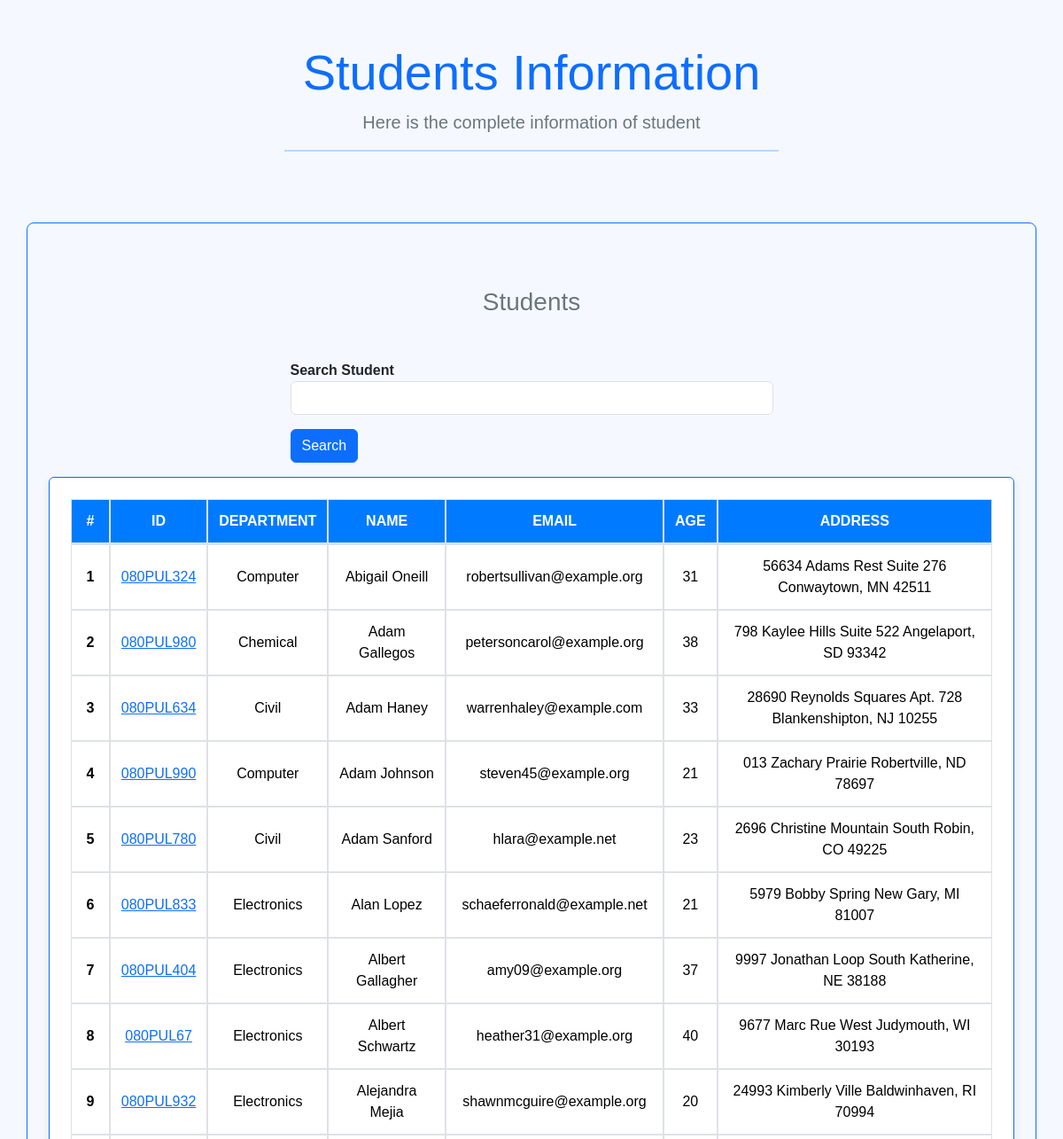
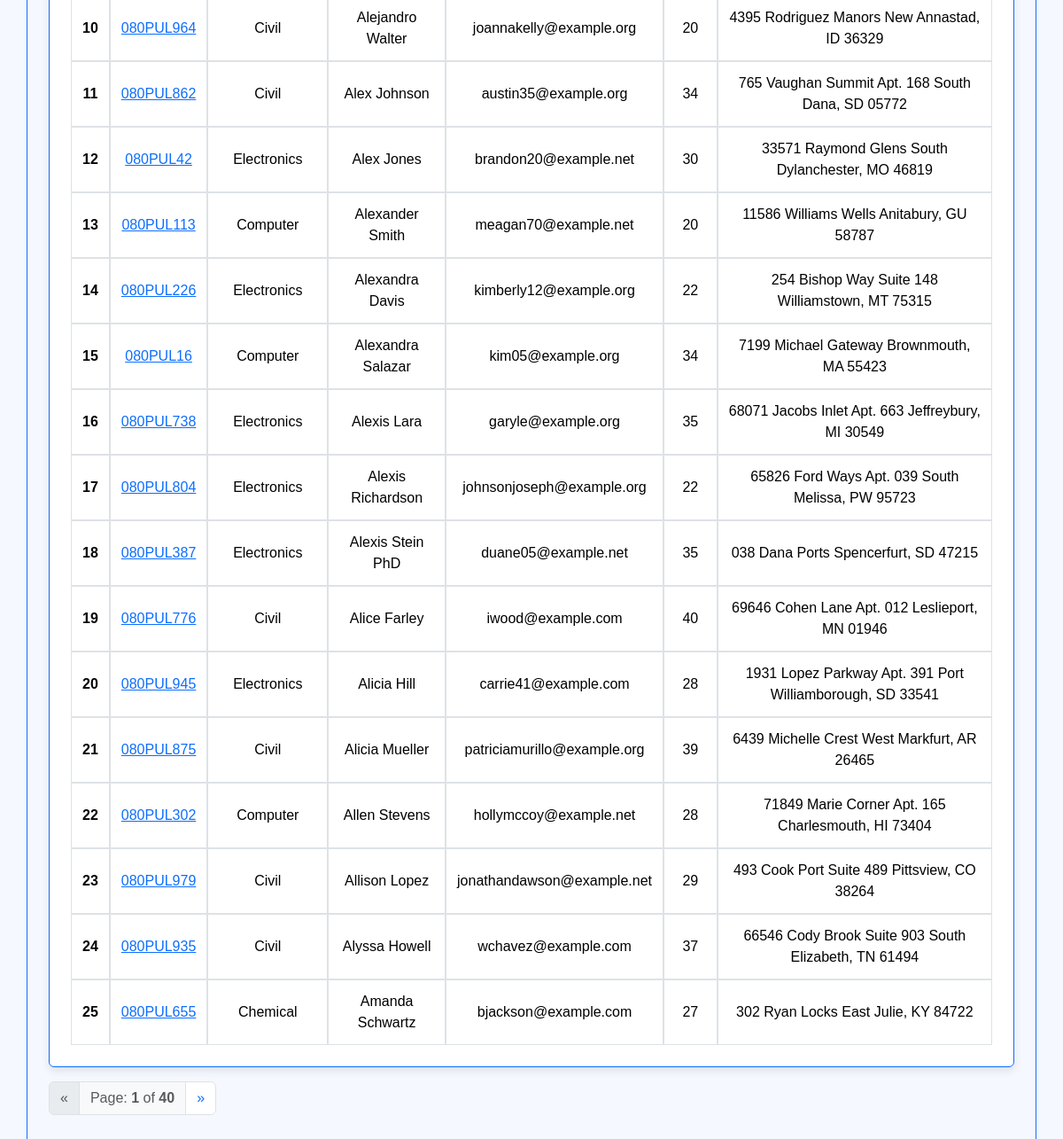
The page /students/ on the database its author committed (2 pictures, top to bottom).
### student/models.py (models this page shows, shortened)
class Student(models.Model):
    department  = models.ForeignKey(Department, related_name="depart", on_delete= models.CASCADE)
    student_id  = models.OneToOneField(StudentID, related_name= "studentid", on_delete= models.CASCADE)
    student_name = models.CharField(max_length= 100)
    student_email = models.EmailField(unique= True)
    student_age = models.IntegerField(default= 18)
    student_address = models.TextField()
    class Meta:
        ordering = ['student_name']
        verbose_name = "student"

class StudentID(models.Model):
    student_id = models.CharField(max_length= 100)
    def __str__(self):
        return self.student_id

class Department (models.Model):
    department = models.CharField(max_length = 100)
    def __str__(self):
        return self.department
    class Meta:
        ordering = ['department']

### student/views.py (the view, shortened to what this page needs)
# urls.py: path("students/", get_student, name="get_students"),
def get_student(request):
    queryset = Student.objects.all()
    search = request.GET.get('search', '')
    paginator = Paginator(queryset, 25)
    page_number = request.GET.get("page", 1)
    page_obj = paginator.get_page(page_number)
    page_list = []
    for num in range(1,page_obj.paginator.num_pages + 1):
        page_list.append(num)
    temp = (int(page_number) - 1) * 25 + 1
    count_list = []
    for num in range(temp, (int(page_number) * 25) + 1 ):
        count_list.append(num)
    zipped_list = zip(queryset,count_list)
    return render(request, 'student.html', {'queryset' : page_obj, 'page_list': page_list, 'search_query' : search, 'zipped_list' : zipped_list, 'page_number': int(page_number)} )

### student/templates/student.html (shortened to what this page needs)
{% extends "base.html" %}
{% block start%}
    <body style="background-color: #f5f9ff; font-family: 'Arial', sans-serif;">
        <div class="container text-center py-5">
            <h1 class="display-4 text-primary">Students Information</h1>
            <p class="lead text-secondary">Here is the complete information of student</p>
            <hr class="w-50 mx-auto" style="border-top: 2px solid #007bff;">
        </div>
        <div class = "container border border-primary rounded-3 p-4 mt-3" style="border-width: 5px;">
        <div class="mt-5">
            <h3 class="text-center text-secondary">Students</h3>
            <div class = "mt-5">
                <div class="mx-auto col-6">
                    <form>
                    <div class="form-group mb-3">
                        <label for="SearchBar" class="fw-bold text-dark">Search Student</label>
                        <input  name="search" type="text" class="form-control">
                    </div>
                    <button type = "submit" class = "btn btn-primary">Search</button>
                </form>
                </div>
            <table class="table striped table-bordered table-hover text-center mt-3 styled-table border border-primary rounded p-4">
                <thead class="bg-primary text-white">
                    <tr>
                        <th>#</th>
                        <th>ID</th>
                        <th>Department</th>
                        <th>Name</th>
                        <th>EMAIL</th>
                        <th>Age</th>
                        <th>Address</th>
                    </tr>
                </thead>
                <tbody>
                    {% for student in queryset %}
                    <tr>
                        <th scope="row">{{ forloop.counter }}</th>
                        <td>
                            <a href = "{% url 'get_marks' student.student_id %}">{{ student.student_id }} </a>
                        </td>
                        <td>{{ student.department}}</td>
                        <td>{{ student.student_name}}</td>
                        <td>{{ student.student_email}}</td>
                        <td>{{ student.student_age}}</td>
                        <td>{{ student.student_address}}</td>
                    </tr>
                    {% endfor %}
                </tbody>
            </table>
            <nav aria-label="Page navigation">
                <ul class="pagination">
                    <li class="page-item {% if not queryset.has_previous %}disabled{% endif %}">
                        {% if queryset.has_previous %}
                            <a class="page-link" href="?{% if request.GET.search %}search={{ request.GET.search }}&{% endif %}page={{ queryset.previous_page_number }}" aria-label="Previous">
                                <span aria-hidden="true">&laquo;</span>
                            </a>
                        {% else %}
                            <span class="page-link" aria-hidden="true">&laquo;</span>
                        {% endif %}
                    </li>
                    <li class="page-item disabled">
                        <span class="page-link bg-light">Page: <strong>{{ page_number }}</strong> of <strong>{{ queryset.paginator.num_pages }}</strong></span>
                    </li>
                    <li class="page-item {% if not queryset.has_next %}disabled{% endif %}">
                        {% if queryset.has_next %}
                            <a class="page-link" href="?{% if request.GET.search %}search={{ request.GET.search }}&{% endif %}page={{ queryset.next_page_number }}" aria-label="Next">
                                <span aria-hidden="true">&raquo;</span>
                            </a>
                        {% else %}
                            <span class="page-link" aria-hidden="true">&raquo;</span>
                        {% endif %}
                    </li>
                </ul>
            </nav>
    </body>
    {% endblock %}

### home/templates/custom.css (style rules this page uses)
body { background-image: url('/static/images/background-pattern.svg'); background-size: cover; background-attachment: fixed; }
.table td, .table th { vertical-align: middle; }
.styled-table { border-collapse: separate; border-spacing: 0; width: 100%; border: 1px solid #dee2e6; box-shadow: 0 4px 10px rgba(0, 0, 0, 0.1); overflow: hidden; background-color: #ffffff; }
.styled-table thead th { border-bottom: 2px solid #dee2e6; color: #ffffff; background-color: #007bff; text-transform: uppercase; font-weight: bold; }
.styled-table th, .styled-table td { border: 1px solid #dee2e6; padding: 12px; text-align: center; vertical-align: middle; }
.styled-table tbody tr:nth-of-type(odd) { background-color: #fefefe; }
.styled-table tbody tr:nth-of-type(even) { background-color: #f8f9fa; }

### home/templates/base.html (style rules this page uses)
table { width: 50%; border: 1px solid black; border-collapse: collapse; }
th, td { border: 1px solid black; padding: 8px; text-align: left; }

### rows shown on the page
Student: student_id "080PUL324", department "Computer", student_name "Abigail Oneill", student_email "robertsullivan@example.org", student_age "31", student_address "56634 Adams Rest Suite 276 Conwaytown, MN 42511"
Student: student_id "080PUL980", department "Chemical", student_name "Adam Gallegos", student_email "petersoncarol@example.org", student_age "38", student_address "798 Kaylee Hills Suite 522 Angelaport, SD 93342"
Student: student_id "080PUL634", department "Civil", student_name "Adam Haney", student_email "warrenhaley@example.com", student_age "33", student_address "28690 Reynolds Squares Apt. 728 Blankenshipton, NJ 10255"
Student: student_id "080PUL990", department "Computer", student_name "Adam Johnson", student_email "steven45@example.org", student_age "21", student_address "013 Zachary Prairie Robertville, ND 78697"
Student: student_id "080PUL780", department "Civil", student_name "Adam Sanford", student_email "hlara@example.net", student_age "23", student_address "2696 Christine Mountain South Robin, CO 49225"
Student: student_id "080PUL833", department "Electronics", student_name "Alan Lopez", student_email "schaeferronald@example.net", student_age "21", student_address "5979 Bobby Spring New Gary, MI 81007"
Student: student_id "080PUL404", department "Electronics", student_name "Albert Gallagher", student_email "amy09@example.org", student_age "37", student_address "9997 Jonathan Loop South Katherine, NE 38188"
Student: student_id "080PUL67", department "Electronics", student_name "Albert Schwartz", student_email "heather31@example.org", student_age "40", student_address "9677 Marc Rue West Judymouth, WI 30193"
Student: student_id "080PUL932", department "Electronics", student_name "Alejandra Mejia", student_email "shawnmcguire@example.org", student_age "20", student_address "24993 Kimberly Ville Baldwinhaven, RI 70994"
Student: student_id "080PUL964", department "Civil", student_name "Alejandro Walter", student_email "joannakelly@example.org", student_age "20", student_address "4395 Rodriguez Manors New Annastad, ID 36329"
Student: student_id "080PUL862", department "Civil", student_name "Alex Johnson", student_email "austin35@example.org", student_age "34", student_address "765 Vaughan Summit Apt. 168 South Dana, SD 05772"
Student: student_id "080PUL42", department "Electronics", student_name "Alex Jones", student_email "brandon20@example.net", student_age "30", student_address "33571 Raymond Glens South Dylanchester, MO 46819"
Student: student_id "080PUL113", department "Computer", student_name "Alexander Smith", student_email "meagan70@example.net", student_age "20", student_address "11586 Williams Wells Anitabury, GU 58787"
Student: student_id "080PUL226", department "Electronics", student_name "Alexandra Davis", student_email "kimberly12@example.org", student_age "22", student_address "254 Bishop Way Suite 148 Williamstown, MT 75315"
Student: student_id "080PUL16", department "Computer", student_name "Alexandra Salazar", student_email "kim05@example.org", student_age "34", student_address "7199 Michael Gateway Brownmouth, MA 55423"
Student: student_id "080PUL738", department "Electronics", student_name "Alexis Lara", student_email "garyle@example.org", student_age "35", student_address "68071 Jacobs Inlet Apt. 663 Jeffreybury, MI 30549"
Student: student_id "080PUL804", department "Electronics", student_name "Alexis Richardson", student_email "johnsonjoseph@example.org", student_age "22", student_address "65826 Ford Ways Apt. 039 South Melissa, PW 95723"
Student: student_id "080PUL387", department "Electronics", student_name "Alexis Stein PhD", student_email "duane05@example.net", student_age "35", student_address "038 Dana Ports Spencerfurt, SD 47215"
Student: student_id "080PUL776", department "Civil", student_name "Alice Farley", student_email "iwood@example.com", student_age "40", student_address "69646 Cohen Lane Apt. 012 Leslieport, MN 01946"
Student: student_id "080PUL945", department "Electronics", student_name "Alicia Hill", student_email "carrie41@example.com", student_age "28", student_address "1931 Lopez Parkway Apt. 391 Port Williamborough, SD 33541"
Student: student_id "080PUL875", department "Civil", student_name "Alicia Mueller", student_email "patriciamurillo@example.org", student_age "39", student_address "6439 Michelle Crest West Markfurt, AR 26465"
Student: student_id "080PUL302", department "Computer", student_name "Allen Stevens", student_email "hollymccoy@example.net", student_age "28", student_address "71849 Marie Corner Apt. 165 Charlesmouth, HI 73404"
Student: student_id "080PUL979", department "Civil", student_name "Allison Lopez", student_email "jonathandawson@example.net", student_age "29", student_address "493 Cook Port Suite 489 Pittsview, CO 38264"
Student: student_id "080PUL935", department "Civil", student_name "Alyssa Howell", student_email "wchavez@example.com", student_age "37", student_address "66546 Cody Brook Suite 903 South Elizabeth, TN 61494"
Student: student_id "080PUL655", department "Chemical", student_name "Amanda Schwartz", student_email "bjackson@example.com", student_age "27", student_address "302 Ryan Locks East Julie, KY 84722"

### other values the page prints
{{ page_number }} "1"
{{ queryset.paginator.num_pages }} "40"
